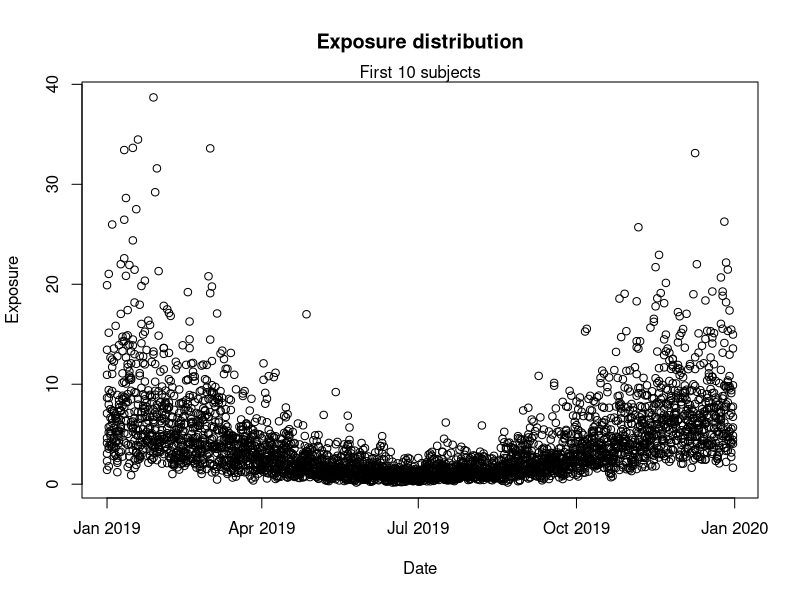

The R source for this figure: (Note: this script raises an error after producing the figure.)
################################################################################
# Updated version of the R code for the simulation study in:
#
#  "The case time series analysis"
#  Antonio Gasparrini
#  http://www.ag-myresearch.com/2021_gasparrini_epidemiol.html
#
# * an updated version of this code is available at:
#   https://github.com/gasparrini/CaseTimeSeries
################################################################################

################################################################################
# SIMULATED SCENARIO: CONTINUOUS EXPOSURE
################################################################################

# PACKAGES
library(splines)
library(gnm); library(survival)
library(data.table) ; library(scales)
library(foreach) ; library(doParallel)

# SET SEED
set.seed(13041975)

# SET SIMULATION SETTINGS
nsim <- 50000#

# SET PARAMETERS: NUMBER OF SUBJECTS, FOLLOW-UP, TIME VARIABLES
n <- 500
dstart <- as.Date("2019-01-01")
dend <- as.Date("2019-12-31")
date <- seq(dstart, dend, by=1)

################################################################################
# PREPARE THE DATA

# GENERATE DATASET
data <- data.table(id = factor(rep(seq(n), each=length(date))), date = date)

# TRUE EFFECT OF CONTINUOUS EXPOSURE 
beta <- log(1.0025)

################################################################################
# EXAMPLE

# SIMULATE SEASONAL CONTINUOUS EXPOSURE
fexp <- function(date) exp(cos(yday(date)*2*pi/365) + 1 +
    as.numeric(arima.sim(list(ar=0.5), length(date), sd=0.5)))
data[, x := fexp(date), by=id]
plot(fexp(date)~date, data[id%in%1:10], type="p", ylab="Exposure", xlab="Date",
  main="Exposure distribution")
mtext("First 10 subjects")

# DEFINE EXPOSURE HISTORY AND THE CUMULATED EXPOSURE OVER LAG TIMES 0-10
exphist <- as.matrix(data[, shift(x, 0:10, fill=0), by=id][,2:12])
data$cumexp <- rowSums(exphist)

# COMPUTE RISK ASSOCIATED TO EXPOSURE
data$rrexp <- exp(data$cumexp*beta)

# SIMULATE THE OUTCOME (5-20 EVENTS)
data[, y := rmultinom(1, sample(5:20, 1), prob=rrexp), by=id]

# RUN THE MODEL
mod <- gnm(y ~ cumexp, eliminate=id, data=data, family="poisson")

# ESTIMATED EFFECT
beta ; coef(mod)[[1]]

################################################################################
# SIMULATIONS

# SET THE PARALLELIZATION
ncores <- detectCores()
cl <- makeCluster(max(1,ncores-2))
registerDoParallel(cl)

# ITERATIONS USING FOREACH
pkg <- c("splines","gnm","survival","data.table")
eff <- foreach(i=seq(nsim), .packages=pkg, .combine=rbind) %dopar% {
  
  # SET SEED
  set.seed(13041975+i)
  
  # SIMULATE EXPOSURE, RISKS, OUTCOME (AS ABOVE)
  data[, x := fexp(date), by=id]
  exphist <- as.matrix(data[, shift(x, 0:10, fill=0), by=id][,2:12])
  data$cumexp <- rowSums(exphist)
  data$rrexp <- exp(data$cumexp*beta)
  data[, y := rmultinom(1, sample(5:20, 1), prob=rrexp), by=id]
  
  # RUN THE MODEL AND EXTRACT COEF-VCOV-CI
  mod <- gnm(y ~ cumexp, eliminate=id, data=data, family="poisson")
  coef <- coef(mod)[[1]]
  vcov <- as.matrix(vcov(mod))[1,1]
  cilow <- (coef-qnorm(0.975)*sqrt(vcov)) 
  cihigh <- (coef+qnorm(0.975)*sqrt(vcov))
  
  # STORE THE RESULTS
  cbind(est = coef, cov = cilow < beta & cihigh > beta)
}

# STOP CLUSTER
stopCluster(cl)

################################################################################
# RESULTS

# RELATIVE BIAS (%) 
(bias <- (mean(eff[,1])-beta)/beta * 100)

# COVERAGE
(cov <- mean(eff[,2]))

# RELATIVE RMSE (%) 
(rmse <- sqrt(mean((eff[,1]-beta)^2))/beta * 100)
